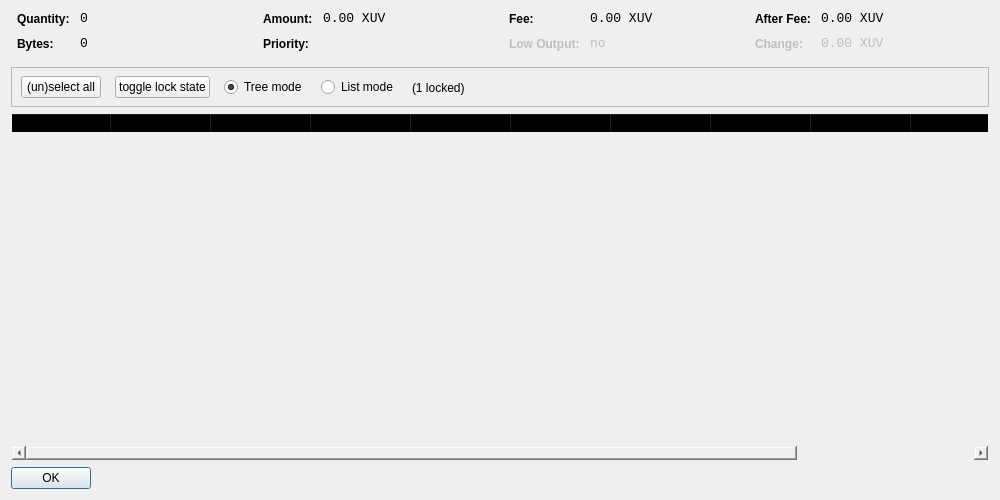
<?xml version="1.0" encoding="UTF-8"?>
<ui version="4.0">
 <class>CoinControlDialog</class>
 <widget class="QDialog" name="CoinControlDialog">
  <property name="geometry">
   <rect>
    <x>0</x>
    <y>0</y>
    <width>1000</width>
    <height>500</height>
   </rect>
  </property>
  <property name="windowTitle">
   <string>Coin Control</string>
  </property>
  <layout class="QVBoxLayout" name="verticalLayout">
   <item>
    <layout class="QHBoxLayout" name="horizontalLayoutTop" stretch="0,0,0,0">
     <property name="topMargin">
      <number>0</number>
     </property>
     <property name="bottomMargin">
      <number>10</number>
     </property>
     <item>
      <layout class="QFormLayout" name="formLayoutCoinControl1">
       <property name="horizontalSpacing">
        <number>10</number>
       </property>
       <property name="verticalSpacing">
        <number>10</number>
       </property>
       <property name="leftMargin">
        <number>6</number>
       </property>
       <property name="rightMargin">
        <number>6</number>
       </property>
       <item row="0" column="0">
        <widget class="QLabel" name="labelCoinControlQuantityText">
         <property name="styleSheet">
          <string notr="true">font-weight:bold;</string>
         </property>
         <property name="text">
          <string>Quantity:</string>
         </property>
        </widget>
       </item>
       <item row="0" column="1">
        <widget class="QLabel" name="labelCoinControlQuantity">
         <property name="font">
          <font>
           <family>Monospace</family>
           <pointsize>10</pointsize>
          </font>
         </property>
         <property name="cursor">
          <cursorShape>IBeamCursor</cursorShape>
         </property>
         <property name="contextMenuPolicy">
          <enum>Qt::ActionsContextMenu</enum>
         </property>
         <property name="text">
          <string notr="true">0</string>
         </property>
         <property name="textInteractionFlags">
          <set>Qt::LinksAccessibleByMouse|Qt::TextSelectableByKeyboard|Qt::TextSelectableByMouse</set>
         </property>
        </widget>
       </item>
       <item row="1" column="0">
        <widget class="QLabel" name="labelCoinControlBytesText">
         <property name="styleSheet">
          <string notr="true">font-weight:bold;</string>
         </property>
         <property name="text">
          <string>Bytes:</string>
         </property>
        </widget>
       </item>
       <item row="1" column="1">
        <widget class="QLabel" name="labelCoinControlBytes">
         <property name="font">
          <font>
           <family>Monospace</family>
           <pointsize>10</pointsize>
          </font>
         </property>
         <property name="cursor">
          <cursorShape>IBeamCursor</cursorShape>
         </property>
         <property name="contextMenuPolicy">
          <enum>Qt::ActionsContextMenu</enum>
         </property>
         <property name="text">
          <string notr="true">0</string>
         </property>
         <property name="textInteractionFlags">
          <set>Qt::LinksAccessibleByMouse|Qt::TextSelectableByKeyboard|Qt::TextSelectableByMouse</set>
         </property>
        </widget>
       </item>
      </layout>
     </item>
     <item>
      <layout class="QFormLayout" name="formLayoutCoinControl2">
       <property name="horizontalSpacing">
        <number>10</number>
       </property>
       <property name="verticalSpacing">
        <number>10</number>
       </property>
       <property name="leftMargin">
        <number>6</number>
       </property>
       <property name="rightMargin">
        <number>6</number>
       </property>
       <item row="0" column="0">
        <widget class="QLabel" name="labelCoinControlAmountText">
         <property name="styleSheet">
          <string notr="true">font-weight:bold;</string>
         </property>
         <property name="text">
          <string>Amount:</string>
         </property>
        </widget>
       </item>
       <item row="0" column="1">
        <widget class="QLabel" name="labelCoinControlAmount">
         <property name="font">
          <font>
           <family>Monospace</family>
           <pointsize>10</pointsize>
          </font>
         </property>
         <property name="cursor">
          <cursorShape>IBeamCursor</cursorShape>
         </property>
         <property name="contextMenuPolicy">
          <enum>Qt::ActionsContextMenu</enum>
         </property>
         <property name="text">
          <string notr="true">0.00 XUV</string>
         </property>
         <property name="textInteractionFlags">
          <set>Qt::LinksAccessibleByMouse|Qt::TextSelectableByKeyboard|Qt::TextSelectableByMouse</set>
         </property>
        </widget>
       </item>
       <item row="1" column="0">
        <widget class="QLabel" name="labelCoinControlPriorityText">
         <property name="styleSheet">
          <string notr="true">font-weight:bold;</string>
         </property>
         <property name="text">
          <string>Priority:</string>
         </property>
        </widget>
       </item>
       <item row="1" column="1">
        <widget class="QLabel" name="labelCoinControlPriority">
         <property name="font">
          <font>
           <family>Monospace</family>
           <pointsize>10</pointsize>
          </font>
         </property>
         <property name="cursor">
          <cursorShape>IBeamCursor</cursorShape>
         </property>
         <property name="contextMenuPolicy">
          <enum>Qt::ActionsContextMenu</enum>
         </property>
         <property name="text">
          <string/>
         </property>
         <property name="textInteractionFlags">
          <set>Qt::LinksAccessibleByMouse|Qt::TextSelectableByKeyboard|Qt::TextSelectableByMouse</set>
         </property>
        </widget>
       </item>
      </layout>
     </item>
     <item>
      <layout class="QFormLayout" name="formLayoutCoinControl3">
       <property name="horizontalSpacing">
        <number>10</number>
       </property>
       <property name="verticalSpacing">
        <number>10</number>
       </property>
       <property name="leftMargin">
        <number>6</number>
       </property>
       <property name="rightMargin">
        <number>6</number>
       </property>
       <item row="0" column="0">
        <widget class="QLabel" name="labelCoinControlFeeText">
         <property name="styleSheet">
          <string notr="true">font-weight:bold;</string>
         </property>
         <property name="text">
          <string>Fee:</string>
         </property>
        </widget>
       </item>
       <item row="0" column="1">
        <widget class="QLabel" name="labelCoinControlFee">
         <property name="font">
          <font>
           <family>Monospace</family>
           <pointsize>10</pointsize>
          </font>
         </property>
         <property name="cursor">
          <cursorShape>IBeamCursor</cursorShape>
         </property>
         <property name="contextMenuPolicy">
          <enum>Qt::ActionsContextMenu</enum>
         </property>
         <property name="text">
          <string notr="true">0.00 XUV</string>
         </property>
         <property name="textInteractionFlags">
          <set>Qt::LinksAccessibleByMouse|Qt::TextSelectableByKeyboard|Qt::TextSelectableByMouse</set>
         </property>
        </widget>
       </item>
       <item row="1" column="0">
        <widget class="QLabel" name="labelCoinControlLowOutputText">
         <property name="enabled">
          <bool>false</bool>
         </property>
         <property name="styleSheet">
          <string notr="true">font-weight:bold;</string>
         </property>
         <property name="text">
          <string>Low Output:</string>
         </property>
        </widget>
       </item>
       <item row="1" column="1">
        <widget class="QLabel" name="labelCoinControlLowOutput">
         <property name="enabled">
          <bool>false</bool>
         </property>
         <property name="font">
          <font>
           <family>Monospace</family>
           <pointsize>10</pointsize>
          </font>
         </property>
         <property name="cursor">
          <cursorShape>IBeamCursor</cursorShape>
         </property>
         <property name="contextMenuPolicy">
          <enum>Qt::ActionsContextMenu</enum>
         </property>
         <property name="text">
          <string notr="true">no</string>
         </property>
         <property name="textInteractionFlags">
          <set>Qt::LinksAccessibleByMouse|Qt::TextSelectableByKeyboard|Qt::TextSelectableByMouse</set>
         </property>
        </widget>
       </item>
      </layout>
     </item>
     <item>
      <layout class="QFormLayout" name="formLayoutCoinControl4">
       <property name="horizontalSpacing">
        <number>10</number>
       </property>
       <property name="verticalSpacing">
        <number>10</number>
       </property>
       <property name="leftMargin">
        <number>6</number>
       </property>
       <property name="rightMargin">
        <number>6</number>
       </property>
       <item row="0" column="0">
        <widget class="QLabel" name="labelCoinControlAfterFeeText">
         <property name="styleSheet">
          <string notr="true">font-weight:bold;</string>
         </property>
         <property name="text">
          <string>After Fee:</string>
         </property>
        </widget>
       </item>
       <item row="0" column="1">
        <widget class="QLabel" name="labelCoinControlAfterFee">
         <property name="font">
          <font>
           <family>Monospace</family>
           <pointsize>10</pointsize>
          </font>
         </property>
         <property name="cursor">
          <cursorShape>IBeamCursor</cursorShape>
         </property>
         <property name="contextMenuPolicy">
          <enum>Qt::ActionsContextMenu</enum>
         </property>
         <property name="text">
          <string notr="true">0.00 XUV</string>
         </property>
         <property name="textInteractionFlags">
          <set>Qt::LinksAccessibleByMouse|Qt::TextSelectableByKeyboard|Qt::TextSelectableByMouse</set>
         </property>
        </widget>
       </item>
       <item row="1" column="0">
        <widget class="QLabel" name="labelCoinControlChangeText">
         <property name="enabled">
          <bool>false</bool>
         </property>
         <property name="styleSheet">
          <string notr="true">font-weight:bold;</string>
         </property>
         <property name="text">
          <string>Change:</string>
         </property>
        </widget>
       </item>
       <item row="1" column="1">
        <widget class="QLabel" name="labelCoinControlChange">
         <property name="enabled">
          <bool>false</bool>
         </property>
         <property name="font">
          <font>
           <family>Monospace</family>
           <pointsize>10</pointsize>
          </font>
         </property>
         <property name="cursor">
          <cursorShape>IBeamCursor</cursorShape>
         </property>
         <property name="contextMenuPolicy">
          <enum>Qt::ActionsContextMenu</enum>
         </property>
         <property name="text">
          <string notr="true">0.00 XUV</string>
         </property>
         <property name="textInteractionFlags">
          <set>Qt::LinksAccessibleByMouse|Qt::TextSelectableByKeyboard|Qt::TextSelectableByMouse</set>
         </property>
        </widget>
       </item>
      </layout>
     </item>
    </layout>
   </item>
   <item>
    <widget class="QFrame" name="frame">
     <property name="minimumSize">
      <size>
       <width>0</width>
       <height>40</height>
      </size>
     </property>
     <property name="frameShape">
      <enum>QFrame::StyledPanel</enum>
     </property>
     <property name="frameShadow">
      <enum>QFrame::Sunken</enum>
     </property>
     <widget class="QWidget" name="horizontalLayoutWidget">
      <property name="geometry">
       <rect>
        <x>10</x>
        <y>0</y>
        <width>781</width>
        <height>41</height>
       </rect>
      </property>
      <layout class="QHBoxLayout" name="horizontalLayoutPanel" stretch="0,0,0,0,0,0">
       <property name="spacing">
        <number>14</number>
       </property>
       <item>
        <widget class="QPushButton" name="pushButtonSelectAll">
         <property name="sizePolicy">
          <sizepolicy hsizetype="Maximum" vsizetype="Fixed">
           <horstretch>0</horstretch>
           <verstretch>0</verstretch>
          </sizepolicy>
         </property>
         <property name="text">
          <string>(un)select all</string>
         </property>
        </widget>
       </item>
       <item>
        <widget class="QPushButton" name="pushButtonToggleLock">
         <property name="sizePolicy">
          <sizepolicy hsizetype="Maximum" vsizetype="Fixed">
           <horstretch>0</horstretch>
           <verstretch>0</verstretch>
          </sizepolicy>
         </property>
         <property name="text">
          <string>toggle lock state</string>
         </property>
         <property name="autoDefault">
          <bool>false</bool>
         </property>
        </widget>
       </item>
       <item>
        <widget class="QRadioButton" name="radioTreeMode">
         <property name="sizePolicy">
          <sizepolicy hsizetype="Maximum" vsizetype="Fixed">
           <horstretch>0</horstretch>
           <verstretch>0</verstretch>
          </sizepolicy>
         </property>
         <property name="text">
          <string>Tree mode</string>
         </property>
         <property name="checked">
          <bool>true</bool>
         </property>
        </widget>
       </item>
       <item>
        <widget class="QRadioButton" name="radioListMode">
         <property name="sizePolicy">
          <sizepolicy hsizetype="Maximum" vsizetype="Fixed">
           <horstretch>0</horstretch>
           <verstretch>0</verstretch>
          </sizepolicy>
         </property>
         <property name="text">
          <string>List mode</string>
         </property>
        </widget>
       </item>
       <item>
        <widget class="QLabel" name="labelLocked">
         <property name="text">
          <string>(1 locked)</string>
         </property>
        </widget>
       </item>
       <item>
        <spacer name="horizontalSpacer">
         <property name="orientation">
          <enum>Qt::Horizontal</enum>
         </property>
         <property name="sizeHint" stdset="0">
          <size>
           <width>40</width>
           <height>20</height>
          </size>
         </property>
        </spacer>
       </item>
      </layout>
     </widget>
    </widget>
   </item>
   <item>
    <widget class="CoinControlTreeWidget" name="treeWidget">
     <property name="contextMenuPolicy">
      <enum>Qt::CustomContextMenu</enum>
     </property>
     <property name="styleSheet">
      <string notr="true">background-color:transparent</string>
     </property>
     <property name="sortingEnabled">
      <bool>false</bool>
     </property>
     <property name="columnCount">
      <number>12</number>
     </property>
     <attribute name="headerShowSortIndicator" stdset="0">
      <bool>true</bool>
     </attribute>
     <attribute name="headerStretchLastSection">
      <bool>false</bool>
     </attribute>
     <column>
      <property name="text">
       <string/>
      </property>
     </column>
     <column>
      <property name="text">
       <string>Amount</string>
      </property>
     </column>
     <column>
      <property name="text">
       <string>Label</string>
      </property>
     </column>
     <column>
      <property name="text">
       <string>Address</string>
      </property>
     </column>
     <column>
      <property name="text">
       <string>Darksend Rounds</string>
      </property>
     </column>
     <column>
      <property name="text">
       <string>Date</string>
      </property>
     </column>
     <column>
      <property name="text">
       <string>Confirmations</string>
      </property>
      <property name="toolTip">
       <string>Confirmed</string>
      </property>
     </column>
     <column>
      <property name="text">
       <string>Priority</string>
      </property>
     </column>
     <column>
      <property name="text">
       <string/>
      </property>
     </column>
     <column>
      <property name="text">
       <string/>
      </property>
     </column>
     <column>
      <property name="text">
       <string/>
      </property>
     </column>
     <column>
      <property name="text">
       <string/>
      </property>
     </column>
    </widget>
   </item>
   <item>
    <widget class="QDialogButtonBox" name="buttonBox">
     <property name="sizePolicy">
      <sizepolicy hsizetype="Maximum" vsizetype="Fixed">
       <horstretch>0</horstretch>
       <verstretch>0</verstretch>
      </sizepolicy>
     </property>
     <property name="orientation">
      <enum>Qt::Horizontal</enum>
     </property>
     <property name="standardButtons">
      <set>QDialogButtonBox::Ok</set>
     </property>
    </widget>
   </item>
  </layout>
 </widget>
 <customwidgets>
  <customwidget>
   <class>CoinControlTreeWidget</class>
   <extends>QTreeWidget</extends>
   <header>coincontroltreewidget.h</header>
  </customwidget>
 </customwidgets>
 <resources/>
 <connections/>
</ui>
